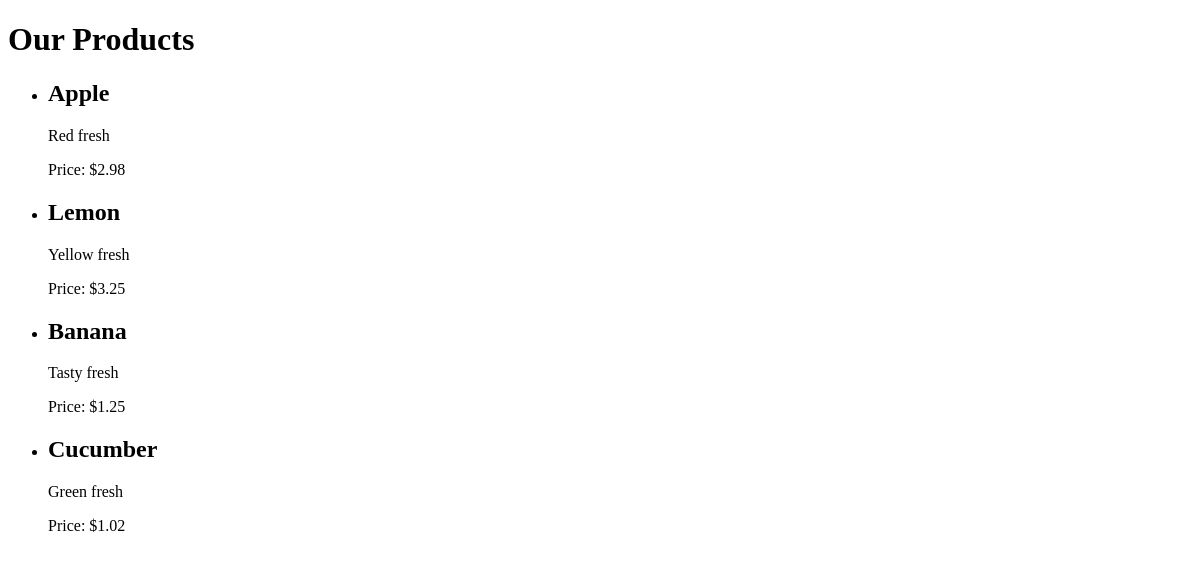
The page /product_list/ on the database as committed earlier.
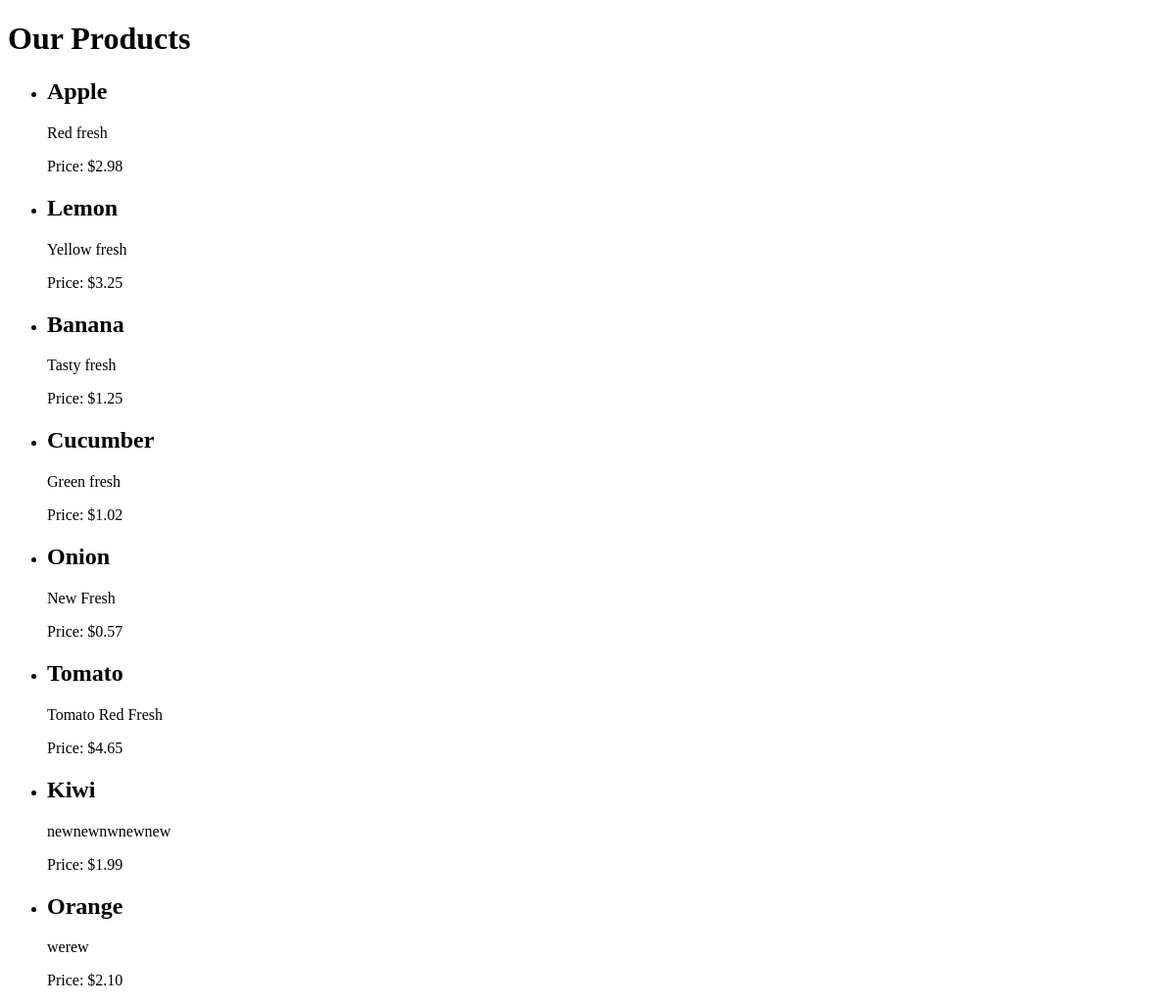
The same page on the database as committed later.
### products/models.py (models this page shows, shortened)
class Product(models.Model):
    name = models.CharField(max_length=100)
    price = models.DecimalField(max_digits=10, decimal_places=2)
    description = models.TextField()
    stock = models.IntegerField()
    image = models.ImageField(upload_to='product_images/', blank=True, null=True)  # Image field

### products/views.py (the view)
# urls.py: path('product_list/', product_list, name='product_list'),  # Direct URL for product list
def product_list(request):
    products = Product.objects.all()
    return render(request, 'products/product_list.html', {'products': products})

### products/context_processors.py (called while the page is built)
def cart_counter(request):
    cart = request.session.get("cart", {})
    cart_count = sum(cart.values())
    return {"cart_count": cart_count}

### products/templates/products/product_list.html (shortened to what this page needs)
<!DOCTYPE html>
<html lang="en">
<head>
</head>
<body>
    <h1>Our Products</h1>
    <ul>
        {% for product in products %}
        <li>
            <h2>{{ product.name }}</h2>
            <p>{{ product.description }}</p>
            <p>Price: ${{ product.price }}</p>
        </li>
        {% endfor %}
    </ul>
</body>
</html>

Rows that differ between the two databases and show on the page:
added Product: name "Onion", description "New Fresh", price "0.57"
added Product: name "Tomato", description "Tomato Red Fresh", price "4.65"
added Product: name "Kiwi", description "newnewnwnewnew", price "1.99"
added Product: name "Orange", description "werew", price "2.10"
